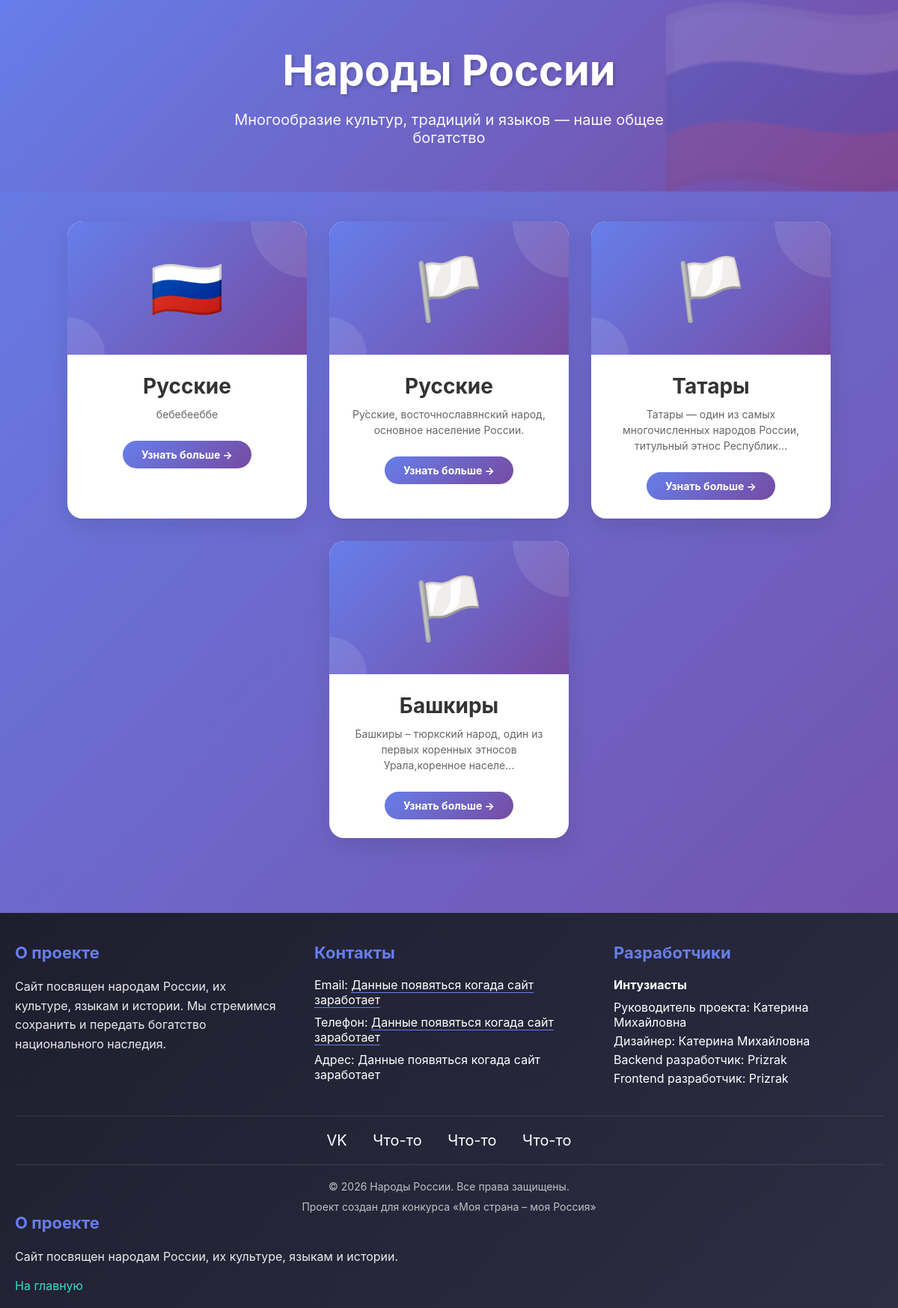
Before: / with the older database file.
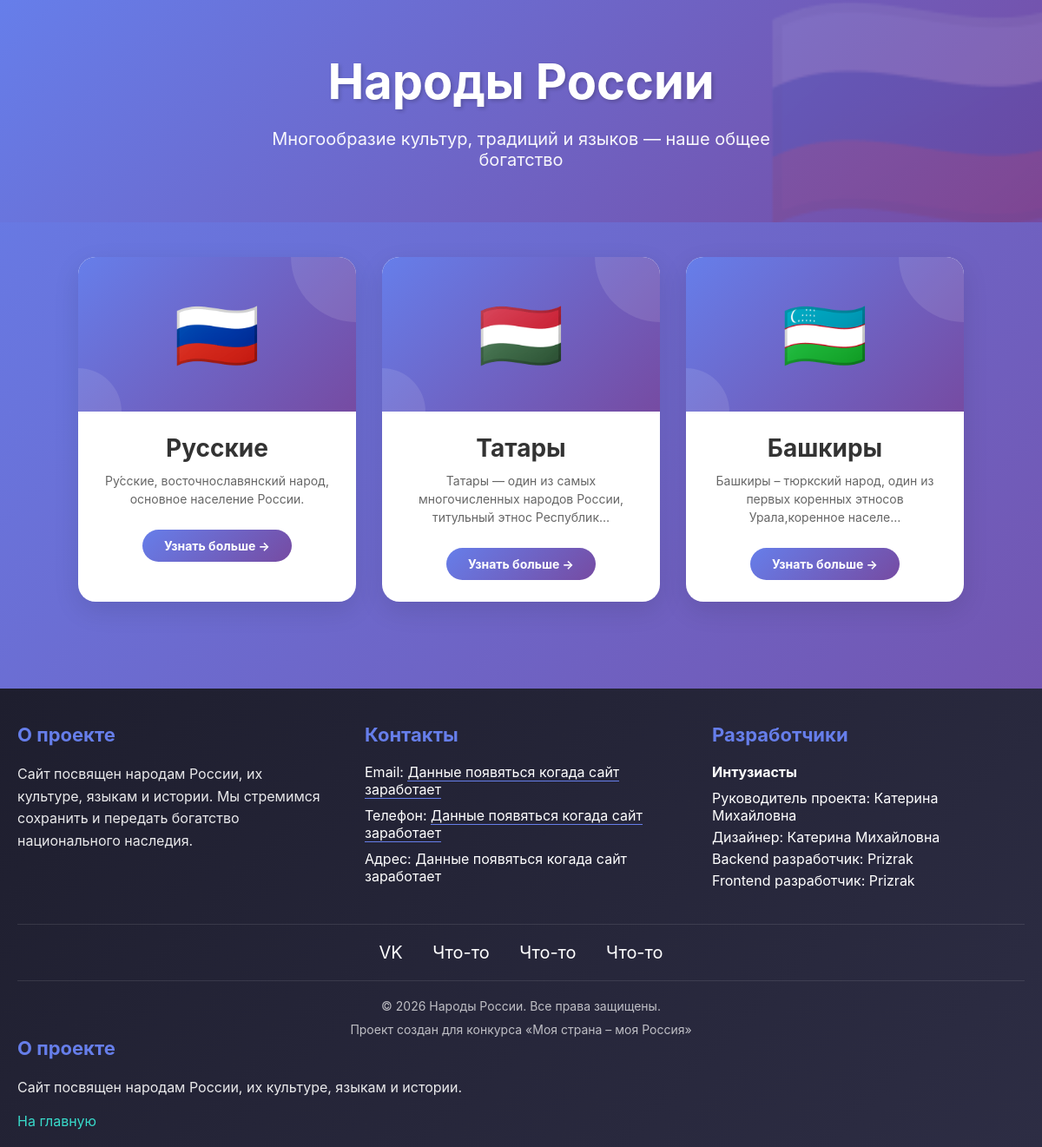
After: the same page with the newer database file.
### peoples/models.py (models this page shows, shortened)
class Nation(models.Model):
    name = models.CharField(max_length=100, verbose_name="Название народа")
    flag_emoji = models.CharField(max_length=10, default='🏳️', verbose_name="Флаг (эмодзи)")
    short_description = models.CharField(max_length=200, blank=True, verbose_name="Краткое описание")
    history_text = models.TextField(verbose_name="История народа")
    language_features = models.TextField(verbose_name="Особенности языка",
                                         help_text="Напишите про грамматику, интересные факты, алфавит и т.д.")
    photo1 = models.ImageField(upload_to='peoples/photos/', blank=True, null=True, verbose_name="Фото 1")
    photo2 = models.ImageField(upload_to='peoples/photos/', blank=True, null=True, verbose_name="Фото 2")
    photo3 = models.ImageField(upload_to='peoples/photos/', blank=True, null=True, verbose_name="Фото 3")
    VIDEO_HOST_CHOICES = [
        ('vk', 'ВКонтакте'),
        ('rutube', 'RUTUBE'),
    ]
    video_host = models.CharField(
        max_length=20,
        choices=VIDEO_HOST_CHOICES,
        default='rutube',
        verbose_name="Видеохостинг",
        help_text="Выберите где разместить видео"
    )
    video_url = models.URLField(blank=True, verbose_name="Ссылка на видео")
    video_embed_code=models.TextField(
        blank=True,
        verbose_name="Код для вставки (Для вк)",
        help_text="Для ВКонтакте: скопируйте embed код из видео"
    )
    audio_file = models.FileField(upload_to='peoples/audio/', blank=True, null=True, verbose_name="Аудио (песня/речь)")
    class Meta:
        verbose_name = "Народ"
        verbose_name_plural = "Народы"

### peoples/views.py (the view)
# urls.py: path('', views.home, name = 'home'),
def home(request):
    nations = Nation.objects.all()
    return render(request, 'home.html', {'nations': nations})

### peoples/templates/home.html (shortened to what this page needs)
<!DOCTYPE html>
<html lang="ru">
<head>
</head>
<body>
    <div class="hero">
        <h1>Народы России</h1>
        <p>Многообразие культур, традиций и языков — наше общее богатство</p>
    </div>
    <div class="container">
        <div class="grid">
            {% for nation in nations %}
            <div class="card" onclick="location.href='/{{ nation.id }}/'">
                <div class="card-header">
                    <div class="flag">{{ nation.flag_emoji }}</div>
                </div>
                <div class="card-body">
                    <h3>{{ nation.name }}</h3>
                    {% if nation.short_description %}
                    <p class="short-desc">{{ nation.short_description|truncatechars:80 }}</p>
                    {% else %}
                    <p class="short-desc">Уникальная культура и богатая история</p>
                    {% endif %}
                </div>
                <div class="card-footer">
                    <span class="learn-btn">Узнать больше →</span>
                </div>
            </div>
            {% empty %}
            <div style="text-align: center; grid-column: 1/-1; padding: 60px;">
                <h3>Народы пока не добавлены</h3>
                <p>Зайдите в админку и добавьте первый народ</p>
            </div>
            {% endfor %}
        </div>
    </div>
    {% include 'footer.html' %}
</body>
</html>

Changed rows visible on the page:
removed Nation: flag_emoji "🇷🇺", name "Русские", short_description "бебебееббе"
changed Nation "Русские": flag_emoji "🏳️" → "🇷🇺"
changed Nation "Татары": flag_emoji "🏳️" → "🇭🇺"
changed Nation "Башкиры": flag_emoji "🏳️" → "🇺🇿"
